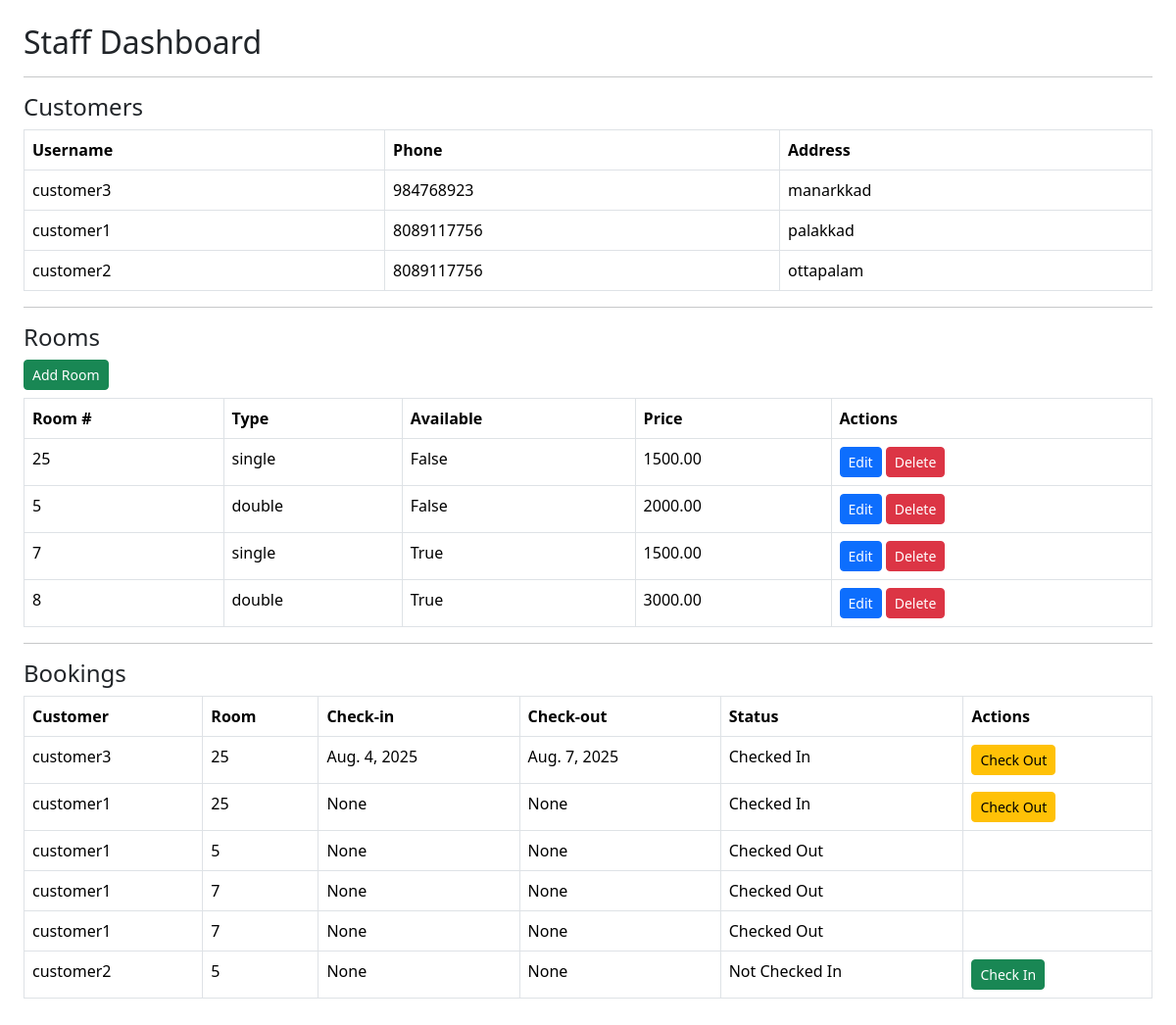
Page /staff/dashboard/ (signed in) on the committed database.
### hotel_app/models.py (models this page shows, shortened)
class Customer(models.Model):
    user = models.OneToOneField(CustomUser, on_delete=models.CASCADE)
    phone = models.CharField(max_length=15)
    address = models.TextField()

class CustomUser(AbstractUser):
    is_staffuser = models.BooleanField(default=False)
    is_customer = models.BooleanField(default=False)

class Room(models.Model):
    ROOM_TYPES = [
        ('single', 'Single'),
        ('double', 'Double'),
        ('suite', 'Suite'),
    ]
    room_number = models.CharField(max_length=10, unique=True)
    room_type = models.CharField(max_length=10, choices=ROOM_TYPES)
    is_available = models.BooleanField(default=True)
    price_per_night = models.DecimalField(max_digits=7, decimal_places=2)

class Booking(models.Model):
    customer = models.ForeignKey(Customer, on_delete=models.CASCADE)
    room = models.ForeignKey(Room, on_delete=models.CASCADE)
    check_in = models.DateField(null=True, blank=True)
    check_out = models.DateField(null=True, blank=True)
    booking_date = models.DateTimeField(default=timezone.now)
    is_checked_in = models.BooleanField(default=False)
    is_checked_out = models.BooleanField(default=False)

### hotel_app/views.py (the view)
# urls.py: path('staff/dashboard/', views.staff_dashboard, name='staff_dashboard'),
@login_required
def staff_dashboard(request):
    customers = Customer.objects.all()
    rooms = Room.objects.all()
    bookings = Booking.objects.all()
    return render(request, 'hotel_app/staff_dashboard.html', {
        'customers': customers,
        'rooms': rooms,
        'bookings': bookings
    })

### hotel_app/templates/hotel_app/staff_dashboard.html (shortened to what this page needs)
<!DOCTYPE html>
<html>
<head>
    <link href="https://cdn.jsdelivr.net/npm/bootstrap@5.3.3/dist/css/bootstrap.min.css" rel="stylesheet">
</head>
<body class="p-4">
    <h2>Staff Dashboard</h2>
    <hr>
    <h4>Customers</h4>
    <table class="table table-bordered">
        <tr><th>Username</th><th>Phone</th><th>Address</th></tr>
        {% for c in customers %}
        <tr><td>{{ c.user.username }}</td><td>{{ c.phone }}</td><td>{{ c.address }}</td></tr>
        {% endfor %}
    </table>
    <hr>
    <h4>Rooms</h4>
    <a href="{% url 'add_room' %}" class="btn btn-success btn-sm mb-2">Add Room</a>
    <table class="table table-bordered">
        <tr><th>Room #</th><th>Type</th><th>Available</th><th>Price</th><th>Actions</th></tr>
        {% for r in rooms %}
        <tr>
            <td>{{ r.room_number }}</td>
            <td>{{ r.room_type }}</td>
            <td>{{ r.is_available }}</td>
            <td>{{ r.price_per_night }}</td>
            <td>
                <a href="{% url 'update_room' r.id %}" class="btn btn-primary btn-sm">Edit</a>
                <a href="{% url 'delete_room' r.id %}" class="btn btn-danger btn-sm">Delete</a>
            </td>
        </tr>
        {% endfor %}
    </table>
    <hr>
    <h4>Bookings</h4>
    <table class="table table-bordered">
        <tr><th>Customer</th><th>Room</th><th>Check-in</th><th>Check-out</th><th>Status</th><th>Actions</th></tr>
        {% for b in bookings %}
        <tr>
            <td>{{ b.customer.user.username }}</td>
            <td>{{ b.room.room_number }}</td>
            <td>{{ b.check_in }}</td>
            <td>{{ b.check_out }}</td>
            <td>
                {% if b.is_checked_in %}
                    {% if b.is_checked_out %}
                        Checked Out
                    {% else %}
                        Checked In
                    {% endif %}
                {% else %}
                    Not Checked In
                {% endif %}
            </td>
            <td>
                {% if not b.is_checked_in %}
                <a href="{% url 'check_in' b.id %}" class="btn btn-success btn-sm">Check In</a>
                {% endif %}
                {% if b.is_checked_in and not b.is_checked_out %}
                <a href="{% url 'check_out' b.id %}" class="btn btn-warning btn-sm">Check Out</a>
                {% endif %}
            </td>
        </tr>
        {% endfor %}
    </table>
</body>
</html>

### rows in the picture
Customer: user.username "customer3", phone "984768923", address "manarkkad"
Customer: user.username "customer1", phone "8089117756", address "palakkad"
Customer: user.username "customer2", phone "8089117756", address "ottapalam"
Room: room_number "25", room_type "single", is_available "False", price_per_night "1500.00"
Room: room_number "5", room_type "double", is_available "False", price_per_night "2000.00"
Room: room_number "7", room_type "single", is_available "True", price_per_night "1500.00"
Room: room_number "8", room_type "double", is_available "True", price_per_night "3000.00"
Booking: customer.user.username "customer3", room.room_number "25", check_in "Aug. 4, 2025", check_out "Aug. 7, 2025", is_checked_in "Checked In"
Booking: customer.user.username "customer1", room.room_number "25", check_in "None", check_out "None", is_checked_in "Checked In"
Booking: customer.user.username "customer1", room.room_number "5", check_in "None", check_out "None", is_checked_in "Checked Out"
Booking: customer.user.username "customer1", room.room_number "7", check_in "None", check_out "None", is_checked_in "Checked Out"
Booking: customer.user.username "customer1", room.room_number "7", check_in "None", check_out "None", is_checked_in "Checked Out"
Booking: customer.user.username "customer2", room.room_number "5", check_in "None", check_out "None", is_checked_in "Not Checked In"
